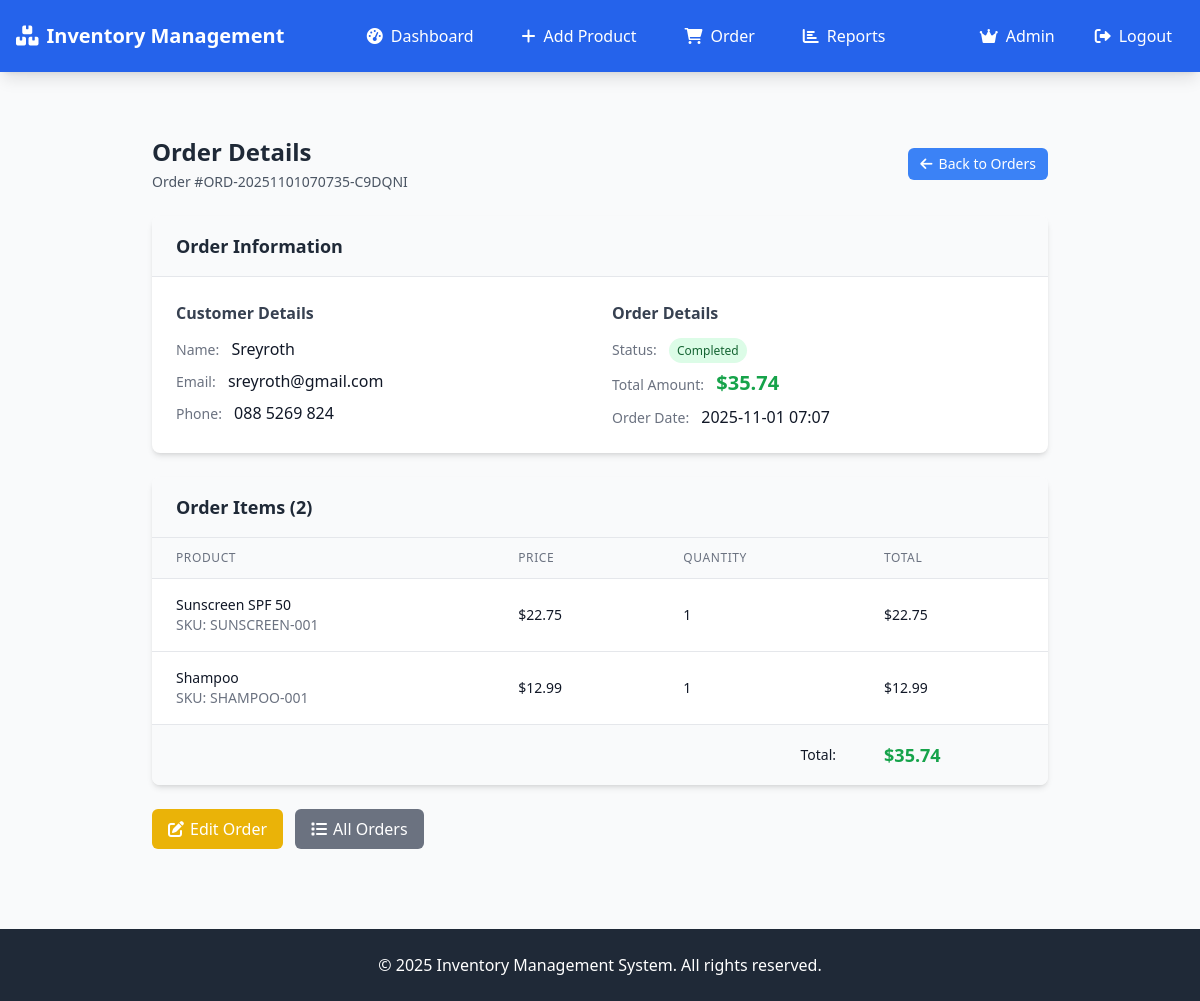
/view-order/1 (signed in), run on the app's committed database.
### models.py (models this page shows, shortened)
class Order(db.Model):
    __tablename__ = 'orders'
    id = db.Column(db.Integer, primary_key=True)
    order_number = db.Column(db.String(50), unique=True, nullable=False)
    customer_name = db.Column(db.String(100), nullable=False)
    customer_email = db.Column(db.String(120))
    customer_phone = db.Column(db.String(20))
    status = db.Column(db.String(20), default='pending')
    total_amount = db.Column(db.Float, nullable=False)
    notes = db.Column(db.Text)
    created_at = db.Column(db.DateTime, default=datetime.utcnow)
    updated_at = db.Column(db.DateTime, default=datetime.utcnow, onupdate=datetime.utcnow)
    items = db.relationship('OrderItem', backref='order', cascade='all, delete-orphan', lazy=True)

class OrderItem(db.Model):
    __tablename__ = 'order_items'
    id = db.Column(db.Integer, primary_key=True)
    order_id = db.Column(db.Integer, db.ForeignKey('orders.id'), nullable=False)
    product_id = db.Column(db.Integer, db.ForeignKey('products.id'), nullable=False)
    product_name = db.Column(db.String(100), nullable=False)
    product_price = db.Column(db.Float, nullable=False)
    quantity = db.Column(db.Integer, nullable=False)
    total_price = db.Column(db.Float, nullable=False)
    product = db.relationship('Product')

class Product(db.Model):
    __tablename__ = 'products'
    id = db.Column(db.Integer, primary_key=True)
    name = db.Column(db.String(100), nullable=False)
    category = db.Column(db.String(50), nullable=False)
    price = db.Column(db.Float, nullable=False)
    quantity = db.Column(db.Integer, nullable=False)
    description = db.Column(db.Text)
    sku = db.Column(db.String(50), unique=True)
    created_at = db.Column(db.DateTime, default=datetime.utcnow)
    updated_at = db.Column(db.DateTime, default=datetime.utcnow, onupdate=datetime.utcnow)

### app.py (the view)
@app.route('/view-order/<int:id>')
@login_required
def view_order(id):
    order = Order.query.get_or_404(id)
    return render_template('view_order.html', order=order)

### app.py (called while the page is built)
@login_manager.user_loader
def load_user(user_id):
    return User.query.get(int(user_id))

### models.py (called while the page is built)
    def is_admin(self):
        return self.role == 'admin'

### templates/view_order.html (shortened to what this page needs)
{% extends "base.html" %}
{% block content %}
<div class="max-w-4xl mx-auto">
    <div class="mb-6">
        <div class="flex justify-between items-center">
            <div>
                <h1 class="text-2xl font-bold text-gray-800">Order Details</h1>
                <p class="text-gray-600 mt-1 text-sm">Order #{{ order.order_number }}</p>
            </div>
            <a href="/orders" class="bg-blue-500 hover:bg-blue-600 text-white px-3 py-1.5 rounded-md transition duration-200 text-sm">
                <i class="fas fa-arrow-left mr-1.5"></i>Back to Orders
            </a>
        </div>
    </div>
    <div class="bg-white rounded-lg shadow-md overflow-hidden mb-6">
        <div class="px-6 py-4 border-b border-gray-200 bg-gray-50">
            <h2 class="text-lg font-semibold text-gray-800">Order Information</h2>
        </div>
        <div class="p-6">
            <div class="grid grid-cols-1 md:grid-cols-2 gap-6">
                <div>
                    <h3 class="text-md font-semibold text-gray-700 mb-3">Customer Details</h3>
                    <div class="space-y-2">
                        <div>
                            <span class="text-sm font-medium text-gray-500">Name:</span>
                            <span class="ml-2 text-gray-900">{{ order.customer_name }}</span>
                        </div>
                        {% if order.customer_email %}
                        <div>
                            <span class="text-sm font-medium text-gray-500">Email:</span>
                            <span class="ml-2 text-gray-900">{{ order.customer_email }}</span>
                        </div>
                        {% endif %}
                        {% if order.customer_phone %}
                        <div>
                            <span class="text-sm font-medium text-gray-500">Phone:</span>
                            <span class="ml-2 text-gray-900">{{ order.customer_phone }}</span>
                        </div>
                        {% endif %}
                    </div>
                </div>
                <div>
                    <h3 class="text-md font-semibold text-gray-700 mb-3">Order Details</h3>
                    <div class="space-y-2">
                        <div>
                            <span class="text-sm font-medium text-gray-500">Status:</span>
                            <span class="ml-2 px-2 py-1 text-xs font-medium rounded-full
                                {% if order.status == 'completed' %}bg-green-100 text-green-800
                                {% elif order.status == 'pending' %}bg-yellow-100 text-yellow-800
                                {% elif order.status == 'shipped' %}bg-blue-100 text-blue-800
                                {% else %}bg-red-100 text-red-800{% endif %}">
                                {{ order.status|title }}
                            </span>
                        </div>
                        <div>
                            <span class="text-sm font-medium text-gray-500">Total Amount:</span>
                            <span class="ml-2 text-xl font-bold text-green-600">${{ "%.2f"|format(order.total_amount) }}</span>
                        </div>
                        <div>
                            <span class="text-sm font-medium text-gray-500">Order Date:</span>
                            <span class="ml-2 text-gray-900">{{ order.created_at.strftime('%Y-%m-%d %H:%M') }}</span>
                        </div>
                    </div>
                </div>
            </div>
        </div>
    </div>
    <div class="bg-white rounded-lg shadow-md overflow-hidden">
        <div class="px-6 py-4 border-b border-gray-200 bg-gray-50">
            <h2 class="text-lg font-semibold text-gray-800">Order Items ({{ order.items|length }})</h2>
        </div>
        <div class="overflow-x-auto">
            <table class="min-w-full divide-y divide-gray-200">
                <thead class="bg-gray-50">
                    <tr>
                        <th class="px-6 py-3 text-left text-xs font-medium text-gray-500 uppercase tracking-wider">Product</th>
                        <th class="px-6 py-3 text-left text-xs font-medium text-gray-500 uppercase tracking-wider">Price</th>
                        <th class="px-6 py-3 text-left text-xs font-medium text-gray-500 uppercase tracking-wider">Quantity</th>
                        <th class="px-6 py-3 text-left text-xs font-medium text-gray-500 uppercase tracking-wider">Total</th>
                    </tr>
                </thead>
                <tbody class="bg-white divide-y divide-gray-200">
                    {% for item in order.items %}
                    <tr class="hover:bg-gray-50">
                        <td class="px-6 py-4 whitespace-nowrap">
                            <div class="text-sm font-medium text-gray-900">{{ item.product_name }}</div>
                            <div class="text-sm text-gray-500">SKU: {{ item.product.sku if item.product else 'N/A' }}</div>
                        </td>
                        <td class="px-6 py-4 whitespace-nowrap text-sm text-gray-900">
                            ${{ "%.2f"|format(item.product_price) }}
                        </td>
                        <td class="px-6 py-4 whitespace-nowrap text-sm text-gray-900">
                            {{ item.quantity }}
                        </td>
                        <td class="px-6 py-4 whitespace-nowrap text-sm font-medium text-gray-900">
                            ${{ "%.2f"|format(item.total_price) }}
                        </td>
                    </tr>
                    {% endfor %}
                </tbody>
                <tfoot class="bg-gray-50">
                    <tr>
                        <td colspan="3" class="px-6 py-4 text-right text-sm font-medium text-gray-900">Total:</td>
                        <td class="px-6 py-4 whitespace-nowrap text-lg font-bold text-green-600">
                            ${{ "%.2f"|format(order.total_amount) }}
                        </td>
                    </tr>
                </tfoot>
            </table>
        </div>
    </div>
    <div class="mt-6 flex space-x-3">
        {% if current_user.is_admin() %}
        <a href="/edit-order/{{ order.id }}"
           class="bg-yellow-500 hover:bg-yellow-600 text-white px-4 py-2 rounded-md transition duration-200">
            <i class="fas fa-edit mr-1.5"></i>Edit Order
        </a>
        {% endif %}
        <a href="/orders"
           class="bg-gray-500 hover:bg-gray-600 text-white px-4 py-2 rounded-md transition duration-200">
            <i class="fas fa-list mr-1.5"></i>All Orders
        </a>
    </div>
</div>
{% endblock %}

### data on the page
Order: order_number "ORD-20251101070735-C9DQNI", customer_name "Sreyroth", customer_email "sreyroth@gmail.com", customer_phone "088 5269 824", status "Completed", total_amount "35.74", created_at "2025-11-01 07:07"
OrderItem: product_name "Sunscreen SPF 50", product "SUNSCREEN-001", product_price "22.75", quantity "1", total_price "22.75"
OrderItem: product_name "Shampoo", product "SHAMPOO-001", product_price "12.99", quantity "1", total_price "12.99"

### other printed values
{{ order.items|length }} "2"
